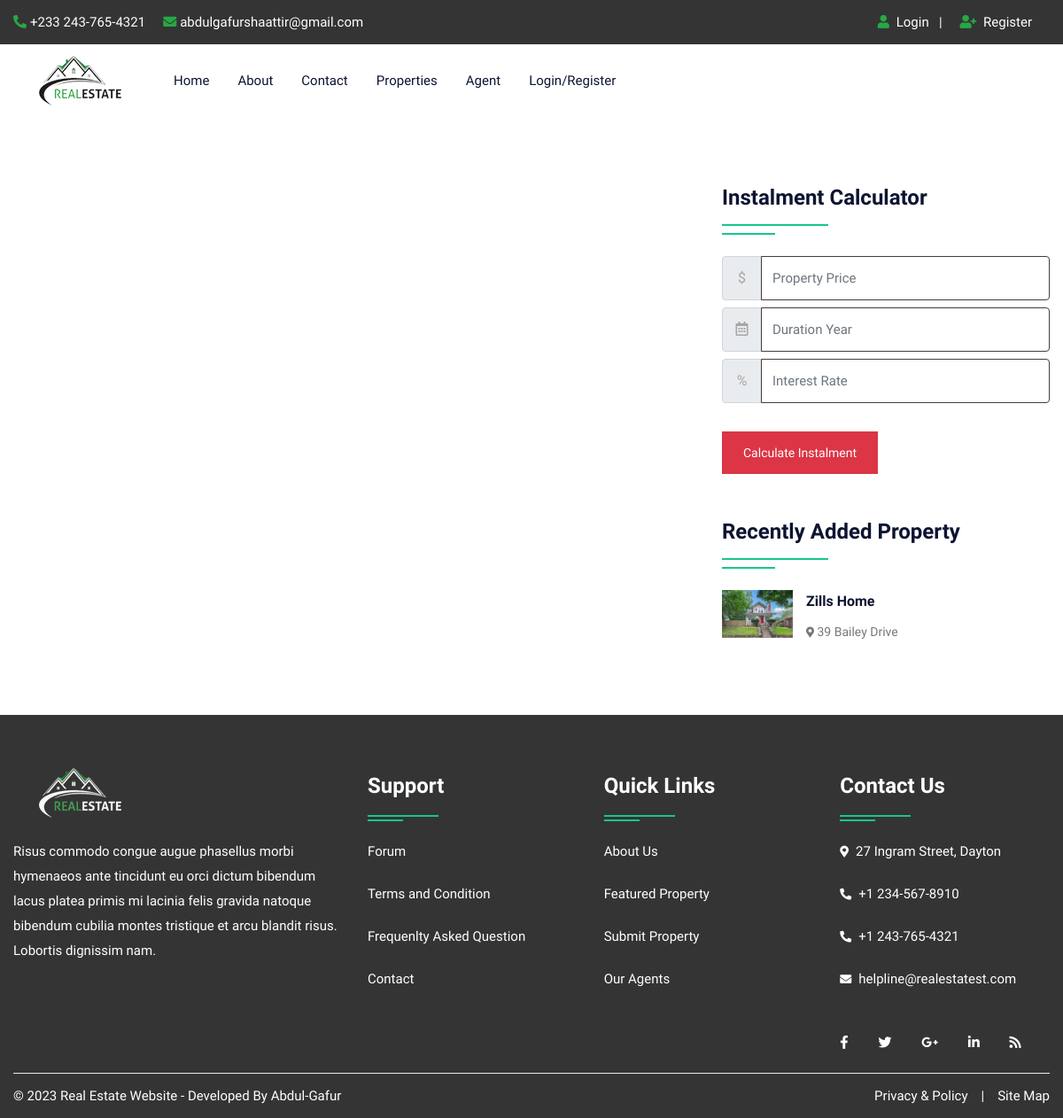
Before: /stateproperty.php?id=Upper West with the older database file.
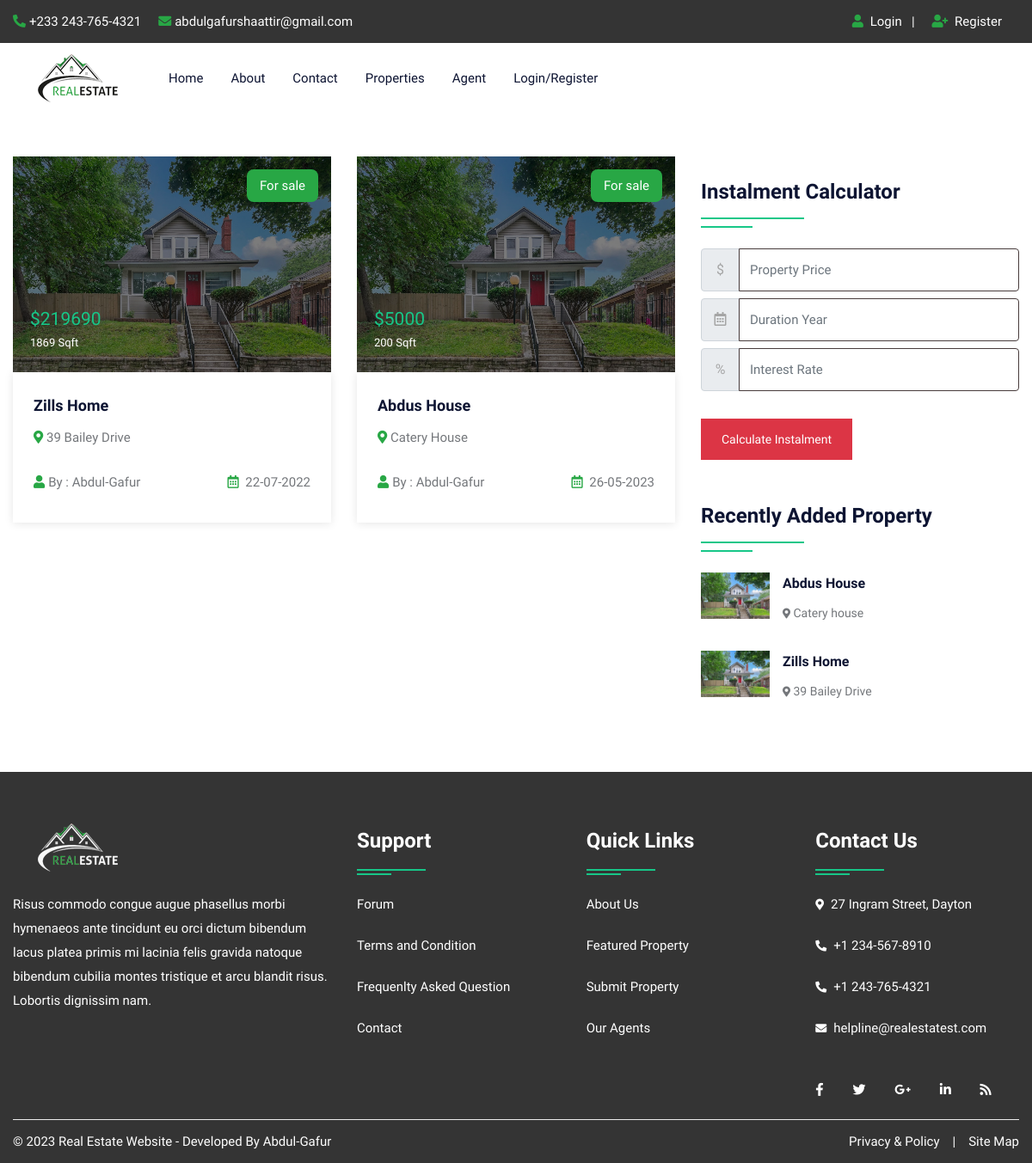
After: the same page with the newer database file.
### tables this page shows
CREATE TABLE `property` (
  `pid` int(50) NOT NULL,
  `title` varchar(200) NOT NULL,
  `pcontent` longtext NOT NULL,
  `type` varchar(100) NOT NULL,
  `bhk` varchar(50) NOT NULL,
  `stype` varchar(100) NOT NULL,
  `bedroom` int(50) NOT NULL,
  `bathroom` int(50) NOT NULL,
  `balcony` int(50) NOT NULL,
  `kitchen` int(50) NOT NULL,
  `hall` int(50) NOT NULL,
  `floor` varchar(50) NOT NULL,
  `size` int(50) NOT NULL,
  `price` int(50) NOT NULL,
  `location` varchar(200) NOT NULL,
  `city` varchar(100) NOT NULL,
  `state` varchar(100) NOT NULL,
  `feature` longtext NOT NULL,
  `pimage` varchar(300) NOT NULL,
  `pimage1` varchar(300) NOT NULL,
  `pimage2` varchar(300) NOT NULL,
  `pimage3` varchar(300) NOT NULL,
  `pimage4` varchar(300) NOT NULL,
  `uid` int(50) NOT NULL,
  `status` varchar(50) NOT NULL,
  `mapimage` varchar(300) NOT NULL,
  `topmapimage` varchar(300) NOT NULL,
  `groundmapimage` varchar(300) NOT NULL,
  `totalfloor` varchar(50) NOT NULL,
  `date` datetime NOT NULL DEFAULT current_timestamp(),
  `isFeatured` int(11) DEFAULT NULL
);

CREATE TABLE `user` (
  `uid` int(50) NOT NULL,
  `uname` varchar(100) NOT NULL,
  `uemail` varchar(100) NOT NULL,
  `uphone` varchar(20) NOT NULL,
  `upass` varchar(50) NOT NULL,
  `utype` varchar(50) NOT NULL,
  `uimage` varchar(300) NOT NULL
);

### stateproperty.php (the view, shortened to what the changed rows need)
<!DOCTYPE html>
<html lang="en">
<head>
<link rel="stylesheet" type="text/css" href="css/bootstrap.min.css">
<link rel="stylesheet" type="text/css" href="css/bootstrap-slider.css">
<link rel="stylesheet" type="text/css" href="css/jquery-ui.css">
<link rel="stylesheet" type="text/css" href="css/layerslider.css">
<link rel="stylesheet" type="text/css" href="css/color.css" id="color-change">
<link rel="stylesheet" type="text/css" href="css/owl.carousel.min.css">
<link rel="stylesheet" type="text/css" href="css/font-awesome.min.css">
<link rel="stylesheet" type="text/css" href="fonts/flaticon/flaticon.css">
<link rel="stylesheet" type="text/css" href="css/style.css">
</head>
<body>
<div id="page-wrapper">
    <div class="row">
		<?php include("include/header.php");?>
        <div class="full-row">
            <div class="container">
                <div class="row">
					<div class="col-lg-8">
                        <div class="row">
							<?php
								$state=$_REQUEST['id'];
								$query=mysqli_query($con,"SELECT property.*, user.uname,user.utype,user.uimage FROM `property`,`user` WHERE property.uid=user.uid and state='$state'");
								while($row=mysqli_fetch_array($query))
								{
							?>
                            <div class="col-md-6">
                                <div class="featured-thumb hover-zoomer mb-4">
                                    <div class="overlay-black overflow-hidden position-relative"> <img src="admin/property/<?php echo $row['18'];?>" alt="pimage">
                                        <div class="sale bg-success text-white">For <?php echo $row['5'];?></div>
                                        <div class="price text-primary text-capitalize">$<?php echo $row['13'];?> <span class="text-white"><?php echo $row['12'];?> Sqft</span></div>
                                    </div>
                                    <div class="featured-thumb-data shadow-one">
                                        <div class="p-4">
                                            <h5 class="text-secondary hover-text-success mb-2 text-capitalize"><a href="propertydetail.php?pid=<?php echo $row['0'];?>"><?php echo $row['1'];?></a></h5>
                                            <span class="location text-capitalize"><i class="fas fa-map-marker-alt text-success"></i> <?php echo $row['14'];?></span> </div>
                                        <div class="px-4 pb-4 d-inline-block w-100">
                                            <div class="float-left text-capitalize"><i class="fas fa-user text-success mr-1"></i>By : <?php echo $row['uname'];?></div>
                                            <div class="float-right"><i class="far fa-calendar-alt text-success mr-1"></i> <?php echo date('d-m-Y', strtotime($row['date']));?></div>
                                        </div>
                                    </div>
                                </div>
                            </div>
                            <?php } ?>
                        </div>
                    </div>
                    <div class="col-lg-4">
                        <div class="sidebar-widget mt-5">
                            <ul class="property_list_widget">
								<?php
								$query=mysqli_query($con,"SELECT * FROM `property` ORDER BY date DESC LIMIT 6");
										while($row=mysqli_fetch_array($query))
										{
								?>
                                <li> <img src="admin/property/<?php echo $row['18'];?>" alt="pimage">
                                    <h6 class="text-secondary hover-text-success text-capitalize"><a href="propertydetail.php?pid=<?php echo $row['0'];?>"><?php echo $row['1'];?></a></h6>
                                    <span class="font-14"><i class="fas fa-map-marker-alt icon-success icon-small"></i> <?php echo $row['14'];?></span>
                                </li>
                                <?php } ?>
                            </ul>
                        </div>
                    </div>
                </div>
            </div>
        </div>
    </div>
</div>
</body>
</html>

Changed rows visible on the page:
now on one of the page's lists (row edited): property: stype "sale", price "219690", size "1869", title "Zills Home", location "39 Bailey Drive", uid.uname "Abdul-Gafur", date "22-07-2022"
added property: pimage (picture), stype "sale", price "5000", size "200", title "Abdus House", location "Catery House", uid.uname "Abdul-Gafur", date "26-05-2023", location "Catery house"
